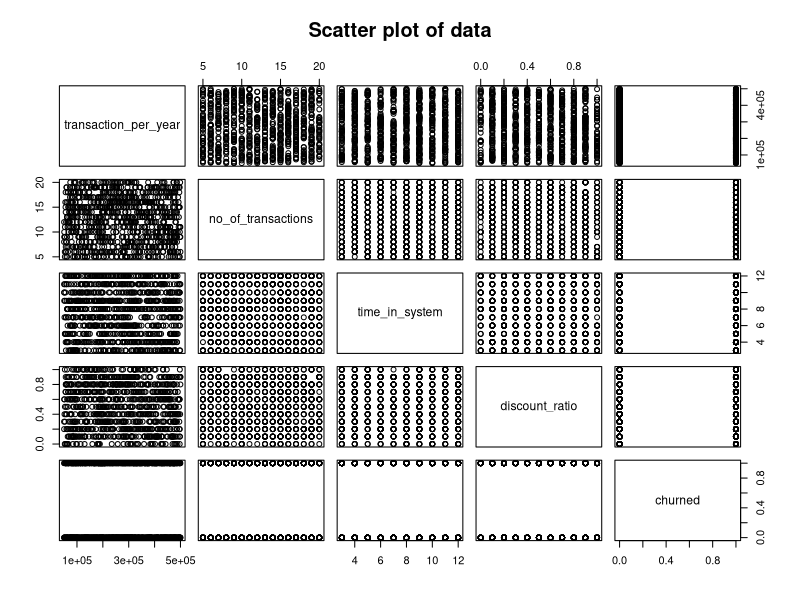
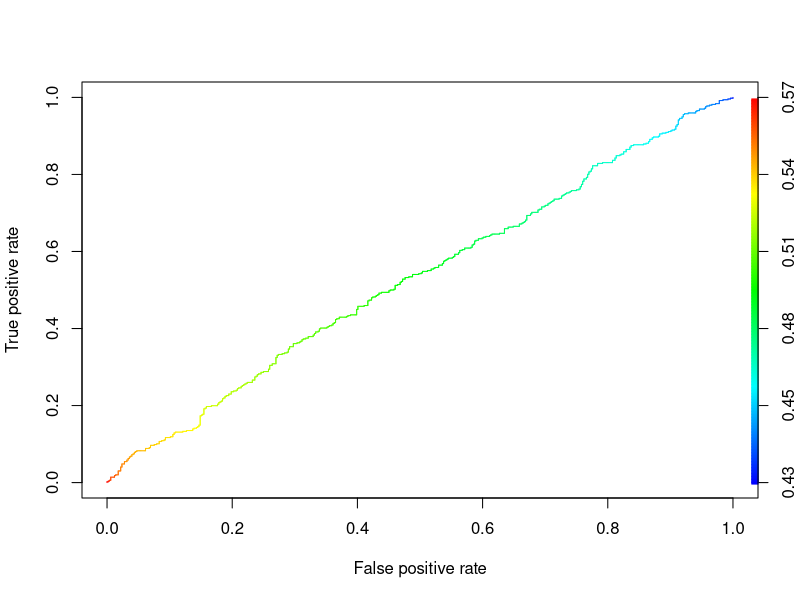

The R source for these figures, in order:
#Load the libraries
install.packages('caTools')
library(caTools)
library(ROCR)
library(ggplot2)

#Set the working directory
setwd("/Users/amahen/Documents/Hackathons/Hackathon-Sabre")

#Load the data
churndata <- read.csv("churn_data.csv")

#Check for skeweness
pairs(~transaction_per_year+no_of_transactions+time_in_system+
        discount_ratio+churned,
        data=churndata,
        main = "Scatter plot of data")

#Set seed and split the data
set.seed(20)
split <- sample.split(churndata$churned, SplitRatio = 0.75)

#Get train and test data
train_data <- subset(churndata, split == TRUE)
test_data <- subset(churndata, split == FALSE)

#Logistic regression model
model <- glm (churned ~ transaction_per_year + discount_ratio + no_of_transactions
              + time_in_system, 
              data = churndata )
summary(model)

#Prediction
predict <- predict(model, type = 'response')
churndata <- cbind(churndata, predict)
write.csv(churndata,"final_churn.csv")
summary(predict)

#Confusion matrix
table(churndata$churned, predict > 0.5)

#ROC curve
ROCRpred <- prediction(predict, churndata$churned)
ROCRperf <- performance(ROCRpred, 'tpr','fpr')
plot(ROCRperf, colorize = TRUE, text.adj = c(-0.2,1.7))
